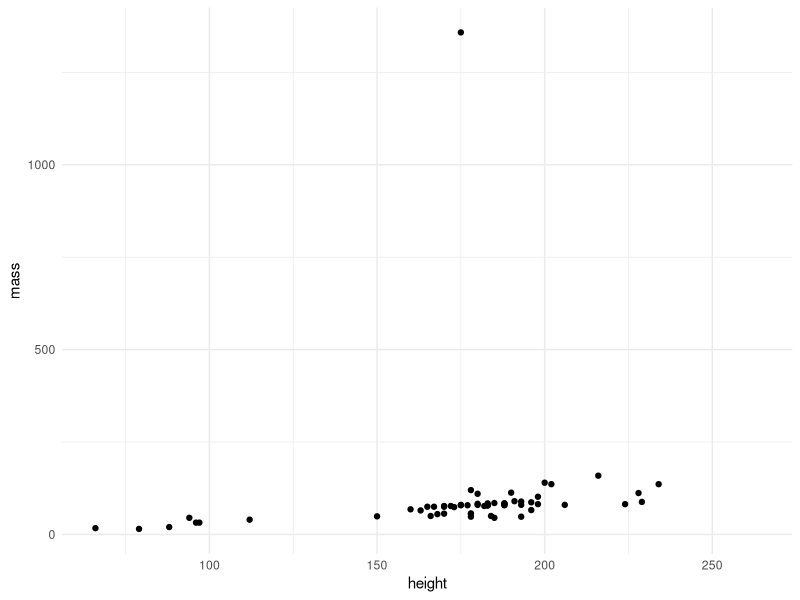

The R source for this figure:
## ---- chunk 1
#| echo: fenced
# Exemplo: somando 1 + 1
1 + 1
## ---- chunk 2
# Exemplo: somando 1 + 1
1 + 1
## ---- chunk 3
#| warning: false
# Carregar o ggplot2
library(ggplot2)
library(dplyr)

# exemplo de código
starwars |> 
  ggplot() +
  aes(x = height, y = mass) +
  geom_point() +
  theme_minimal()
## ---- chunk 4
personagens_maior_massa <- starwars |> 
  slice_max(mass, n = 5) |> 
  select(name, mass, species)

personagens_maior_massa
## ---- chunk 5
personagens_maior_massa |> 
  knitr::kable()
## ---- chunk 6
personagens_maior_massa |> 
  knitr::kable(col.names = c("Nome", "Massa", "Espécie"))
